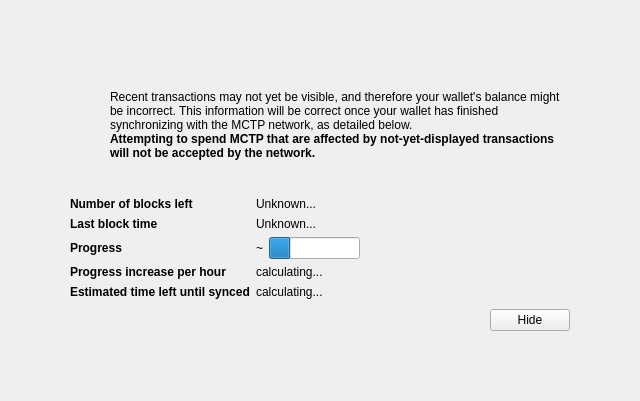
<?xml version="1.0" encoding="UTF-8"?>
<ui version="4.0">
 <class>ModalOverlay</class>
 <widget class="ModalOverlay" name="ModalOverlay">
  <property name="geometry">
   <rect>
    <x>0</x>
    <y>0</y>
    <width>640</width>
    <height>401</height>
   </rect>
  </property>
  <property name="windowTitle">
   <string>Form</string>
  </property>
  <layout class="QVBoxLayout" name="verticalLayout" stretch="0">
   <property name="sizeConstraint">
    <enum>QLayout::SetDefaultConstraint</enum>
   </property>
   <property name="leftMargin">
    <number>0</number>
   </property>
   <property name="topMargin">
    <number>0</number>
   </property>
   <property name="rightMargin">
    <number>0</number>
   </property>
   <property name="bottomMargin">
    <number>0</number>
   </property>
   <item>
    <widget class="QWidget" name="bgWidget" native="true">
     <property name="styleSheet">
      <string notr="true"/>
     </property>
     <layout class="QVBoxLayout" name="verticalLayoutMain" stretch="0">
      <property name="leftMargin">
       <number>60</number>
      </property>
      <property name="topMargin">
       <number>60</number>
      </property>
      <property name="rightMargin">
       <number>60</number>
      </property>
      <property name="bottomMargin">
       <number>60</number>
      </property>
      <item>
       <widget class="QWidget" name="contentWidget" native="true">
        <property name="styleSheet">
         <string notr="true"/>
        </property>
        <layout class="QVBoxLayout" name="verticalLayoutSub" stretch="1,0,0,0,0">
         <property name="spacing">
          <number>0</number>
         </property>
         <property name="leftMargin">
          <number>10</number>
         </property>
         <property name="topMargin">
          <number>10</number>
         </property>
         <property name="rightMargin">
          <number>10</number>
         </property>
         <property name="bottomMargin">
          <number>10</number>
         </property>
         <item>
          <layout class="QHBoxLayout" name="horizontalLayoutIconText" stretch="0,1">
           <property name="topMargin">
            <number>20</number>
           </property>
           <item>
            <layout class="QVBoxLayout" name="verticalLayoutIcon">
             <property name="leftMargin">
              <number>0</number>
             </property>
             <item>
              <widget class="QPushButton" name="warningIcon">
               <property name="enabled">
                <bool>false</bool>
               </property>
               <property name="text">
                <string/>
               </property>
               <property name="icon">
                <iconset>
                 <normaloff>:/icons/warning</normaloff>
                 <disabledoff>:/icons/warning</disabledoff>:/icons/warning</iconset>
               </property>
               <property name="iconSize">
                <size>
                 <width>48</width>
                 <height>48</height>
                </size>
               </property>
               <property name="flat">
                <bool>true</bool>
               </property>
              </widget>
             </item>
             <item>
              <spacer name="verticalSpacerWarningIcon">
               <property name="orientation">
                <enum>Qt::Vertical</enum>
               </property>
               <property name="sizeHint" stdset="0">
                <size>
                 <width>20</width>
                 <height>40</height>
                </size>
               </property>
              </spacer>
             </item>
            </layout>
           </item>
           <item>
            <layout class="QVBoxLayout" name="verticalLayoutInfoText">
             <property name="leftMargin">
              <number>0</number>
             </property>
             <property name="topMargin">
              <number>0</number>
             </property>
             <item>
              <widget class="QLabel" name="infoText">
               <property name="text">
                <string>Recent transactions may not yet be visible, and therefore your wallet's balance might be incorrect. This information will be correct once your wallet has finished synchronizing with the MCTP network, as detailed below.</string>
               </property>
               <property name="textFormat">
                <enum>Qt::RichText</enum>
               </property>
               <property name="wordWrap">
                <bool>true</bool>
               </property>
              </widget>
             </item>
             <item>
              <widget class="QLabel" name="infoTextStrong">
               <property name="font">
                <font>
                 <weight>75</weight>
                 <bold>true</bold>
                </font>
               </property>
               <property name="text">
                <string>Attempting to spend MCTP that are affected by not-yet-displayed transactions will not be accepted by the network.</string>
               </property>
               <property name="textFormat">
                <enum>Qt::RichText</enum>
               </property>
               <property name="wordWrap">
                <bool>true</bool>
               </property>
              </widget>
             </item>
             <item>
              <spacer name="verticalSpacerInTextSpace">
               <property name="orientation">
                <enum>Qt::Vertical</enum>
               </property>
               <property name="sizeHint" stdset="0">
                <size>
                 <width>20</width>
                 <height>40</height>
                </size>
               </property>
              </spacer>
             </item>
            </layout>
           </item>
          </layout>
         </item>
         <item>
          <spacer name="verticalSpacerAfterText">
           <property name="orientation">
            <enum>Qt::Vertical</enum>
           </property>
           <property name="sizeHint" stdset="0">
            <size>
             <width>20</width>
             <height>40</height>
            </size>
           </property>
          </spacer>
         </item>
         <item>
          <layout class="QFormLayout" name="formLayout">
           <property name="fieldGrowthPolicy">
            <enum>QFormLayout::FieldsStayAtSizeHint</enum>
           </property>
           <property name="horizontalSpacing">
            <number>6</number>
           </property>
           <property name="verticalSpacing">
            <number>6</number>
           </property>
           <property name="topMargin">
            <number>10</number>
           </property>
           <item row="0" column="0">
            <widget class="QLabel" name="labelNumberOfBlocksLeft">
             <property name="font">
              <font>
               <weight>75</weight>
               <bold>true</bold>
              </font>
             </property>
             <property name="text">
              <string>Number of blocks left</string>
             </property>
            </widget>
           </item>
           <item row="0" column="1">
            <widget class="QLabel" name="numberOfBlocksLeft">
             <property name="text">
              <string>Unknown...</string>
             </property>
            </widget>
           </item>
           <item row="1" column="0">
            <widget class="QLabel" name="labelLastBlockTime">
             <property name="font">
              <font>
               <weight>75</weight>
               <bold>true</bold>
              </font>
             </property>
             <property name="text">
              <string>Last block time</string>
             </property>
            </widget>
           </item>
           <item row="1" column="1">
            <widget class="QLabel" name="newestBlockDate">
             <property name="sizePolicy">
              <sizepolicy hsizetype="Maximum" vsizetype="Preferred">
               <horstretch>0</horstretch>
               <verstretch>0</verstretch>
              </sizepolicy>
             </property>
             <property name="text">
              <string>Unknown...</string>
             </property>
            </widget>
           </item>
           <item row="2" column="0">
            <widget class="QLabel" name="labelSyncDone">
             <property name="font">
              <font>
               <weight>75</weight>
               <bold>true</bold>
              </font>
             </property>
             <property name="text">
              <string>Progress</string>
             </property>
            </widget>
           </item>
           <item row="2" column="1">
            <layout class="QHBoxLayout" name="horizontalLayoutSync" stretch="0,1">
             <item>
              <widget class="QLabel" name="percentageProgress">
               <property name="text">
                <string notr="true">~</string>
               </property>
              </widget>
             </item>
             <item>
              <widget class="QProgressBar" name="progressBar">
               <property name="value">
                <number>24</number>
               </property>
               <property name="format">
                <string/>
               </property>
              </widget>
             </item>
            </layout>
           </item>
           <item row="4" column="0">
            <widget class="QLabel" name="labelProgressIncrease">
             <property name="font">
              <font>
               <weight>75</weight>
               <bold>true</bold>
              </font>
             </property>
             <property name="text">
              <string>Progress increase per hour</string>
             </property>
            </widget>
           </item>
           <item row="4" column="1">
            <widget class="QLabel" name="progressIncreasePerH">
             <property name="text">
              <string>calculating...</string>
             </property>
            </widget>
           </item>
           <item row="5" column="0">
            <widget class="QLabel" name="labelEstimatedTimeLeft">
             <property name="font">
              <font>
               <weight>75</weight>
               <bold>true</bold>
              </font>
             </property>
             <property name="text">
              <string>Estimated time left until synced</string>
             </property>
            </widget>
           </item>
           <item row="5" column="1">
            <widget class="QLabel" name="expectedTimeLeft">
             <property name="text">
              <string>calculating...</string>
             </property>
            </widget>
           </item>
          </layout>
         </item>
         <item>
          <layout class="QHBoxLayout" name="horizontalLayoutButtons">
           <property name="leftMargin">
            <number>10</number>
           </property>
           <property name="topMargin">
            <number>10</number>
           </property>
           <item>
            <spacer name="horizontalSpacer">
             <property name="orientation">
              <enum>Qt::Horizontal</enum>
             </property>
             <property name="sizeHint" stdset="0">
              <size>
               <width>40</width>
               <height>20</height>
              </size>
             </property>
            </spacer>
           </item>
           <item>
            <widget class="QPushButton" name="closeButton">
             <property name="text">
              <string>Hide</string>
             </property>
            </widget>
           </item>
          </layout>
         </item>
         <item>
          <layout class="QVBoxLayout" name="verticalLayout_2">
           <item>
            <spacer name="verticalSpacer">
             <property name="orientation">
              <enum>Qt::Vertical</enum>
             </property>
             <property name="sizeHint" stdset="0">
              <size>
               <width>20</width>
               <height>40</height>
              </size>
             </property>
            </spacer>
           </item>
          </layout>
         </item>
        </layout>
       </widget>
      </item>
     </layout>
    </widget>
   </item>
  </layout>
 </widget>
 <customwidgets>
  <customwidget>
   <class>ModalOverlay</class>
   <extends>QWidget</extends>
   <header>modaloverlay.h</header>
   <container>1</container>
  </customwidget>
 </customwidgets>
 <resources/>
 <connections/>
</ui>
